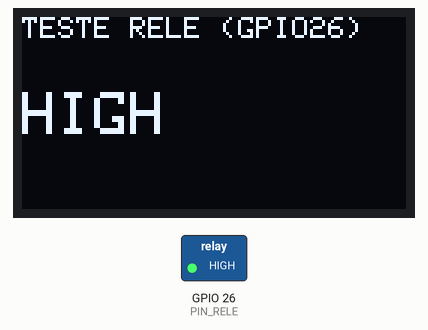
The sketch below on a simulated ESP32. Parts: 128×64 one-colour display, switched loads named in the sketch (green lamp = pin HIGH). What the sketch prints to the serial monitor is not drawn.

Above: at 0.1 s.
At 3.1 s:
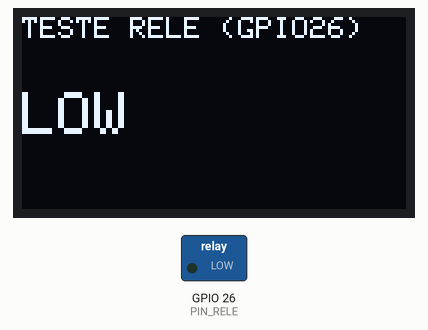
Timing chart, 0 to 128.6 s (numbered marks = the images above):
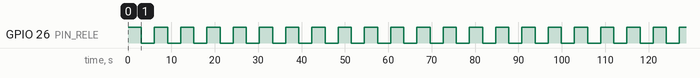

Measured:
- by itself, GPIO 26 (PIN_RELE): alternates HIGH for 3.0 s and LOW for 3.0 s

The sketch:

teste_rele.ino
```cpp
// Teste isolado do modulo rele (GPIO26). Alterna a cada 3 s; ouvir o clique.
// OLED opcional: se nao estiver conectado, o teste funciona so pelo Serial.
// Modulo validado em 2026-07-09: ATIVO-BAIXO (arma em LOW) e alimentado em 3V3.
// Com VCC em 5V o HIGH de 3,3V do ESP32 nao desarma o rele — manter VCC no 3V3.
#include <Wire.h>
#include <Adafruit_GFX.h>
#include <Adafruit_SSD1306.h>

const int PIN_RELE = 26;
Adafruit_SSD1306 display(128, 64, &Wire, -1);

void mostrar(const char* estado) {
  display.clearDisplay();
  display.setTextColor(SSD1306_WHITE);
  display.setTextSize(1);
  display.setCursor(0, 0);
  display.println("TESTE RELE (GPIO26)");
  display.setTextSize(2);
  display.setCursor(0, 25);
  display.println(estado);
  display.display();
}

void setup() {
  Serial.begin(115200);
  pinMode(PIN_RELE, OUTPUT);
  digitalWrite(PIN_RELE, HIGH);  // HIGH = desarmado (modulo ativo-baixo)
  Wire.begin(33, 32);
  display.begin(SSD1306_SWITCHCAPVCC, 0x3C);
}

void loop() {
  digitalWrite(PIN_RELE, HIGH);
  Serial.println("Saida GPIO26 = HIGH");
  mostrar("HIGH");
  delay(3000);
  digitalWrite(PIN_RELE, LOW);
  Serial.println("Saida GPIO26 = LOW");
  mostrar("LOW");
  delay(3000);
}
```
